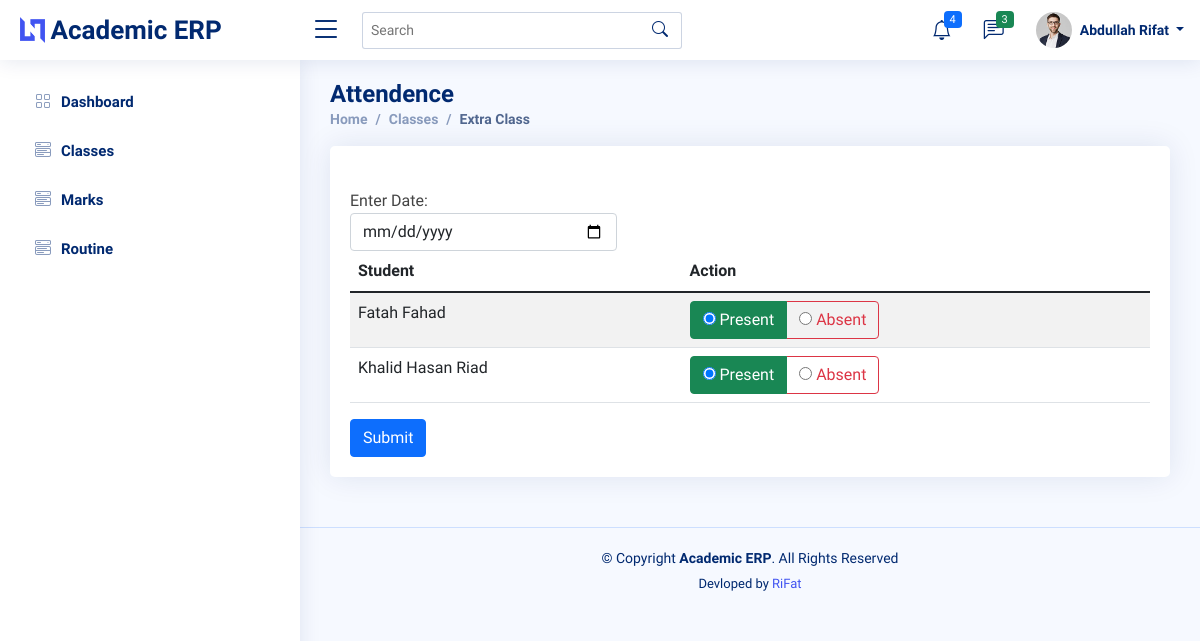
The app's page /teacher/17/Extra_class/ (signed in) with its own data.
### backend/models.py (models this page shows, shortened)
class User(AbstractUser):
    @property
    def is_teacher(self):
        if hasattr(self, 'teacher'):
            return True
        return False

class Teacher(models.Model):
    user = models.OneToOneField(User, on_delete=models.CASCADE, null=True)
    id = models.CharField(primary_key=True, max_length=100)
    dept = models.ForeignKey(Dept, on_delete=models.CASCADE, default=1)
    name = models.CharField(max_length=100)
    sex = models.CharField(max_length=50, choices=sex_choice, default='Male')
    DOB = models.DateField(default='1980-01-01')
    def __str__(self):
        return self.name

class Student(models.Model):
    user = models.OneToOneField(User, on_delete=models.CASCADE, null=True)
    class_id = models.ForeignKey(Class, on_delete=models.CASCADE, default=1)
    USN = models.CharField(primary_key='True', max_length=100)
    name = models.CharField(max_length=200)
    sex = models.CharField(max_length=50, choices=sex_choice, default='Male')
    DOB = models.DateField(default='1998-01-01')

### backend/views.py (the view)
# urls.py: path('teacher/<int:assign_id>/Extra_class/', views.extra_class, name='extra_class'),
@login_required()
def extra_class(request, assign_id):
    ass = get_object_or_404(Assign, id=assign_id)
    c = ass.class_id
    context = {
        'ass': ass,
        'c': c,
    }
    return render(request, 'teacher/extra_class.html', context)

### backend/templates/teacher/extra_class.html (shortened to what this page needs)
{% extends '../asset/base.html' %}
{% load static %}
{% block content %}
<main id="main" class="main">
    <div class="pagetitle">
      <h1>Attendence</h1>
      <nav>
        <ol class="breadcrumb">
          <li class="breadcrumb-item"><a href="{% url 'backend:dashboard' %}">Home</a></li>
          <li class="breadcrumb-item active"><a href="{% url 'backend:classes' request.user.teacher.id 1 %}">Classes</a></li>
          <li class="breadcrumb-item active">Extra Class</li>
        </ol>
      </nav>
    </div>
    <section class="section dashboard">
      <div class="row">
        <div class="col-lg-12">
            <div class="card">
              <div class="card-body">
                <h5 class="card-title"></h5>
                <form action="{% url 'backend:e_confirm' ass.id %}" method="post">
                <div class="col-md-4">
                    <label for="date">Enter Date: </label>
                    <input class="form-control" type="date" name="date">
                </div>
                <table class="table table-striped">
                  <thead>
                    <tr>
                      <th scope="col">Student</th>
                      <th scope="col">Action</th>
                    </tr>
                  </thead>
                  <tbody>
                    {% if c.student_set.all %}
                    {% for s in c.student_set.all %}
                    <tr>
                    <td>{{s.name}}</td>
                    <td>
                        <div class="btn-group btn-group-toggle" data-toggle="buttons">
                                <label class="btn btn-outline-success active">
                                    <input type="radio" name="{{ s.USN }}" id="option1" autocomplete="off" value="present" checked> Present
                                </label>
                                <label class="btn btn-outline-danger">
                                    <input type="radio" name="{{ s.USN }}" id="option2" autocomplete="off" value="absent"> Absent
                                </label>
                        </div>
                    </td>
                    </tr>
                    {% endfor %}
                  {% else %}
                    <tr>
                      <td>No student in this class</td>
                      <td></td>
                    </tr>
                  {% endif %}
                  </tbody>
                </table>
                <input class="btn btn-primary" type="submit" value="Submit">
              </form>
              </div>
            </div>
        </div>
      </div>
    </section>
  </main>
{% endblock %}

### backend/templates/asset/header.html (shortened to what this page needs)
  {% load static %}
  <header id="header" class="header fixed-top d-flex align-items-center">
    <div class="d-flex align-items-center justify-content-between">
      <a href="index.html" class="logo d-flex align-items-center">
        <img src="{% static 'assets/img/logo.png' %}" alt="">
        <span class="d-none d-lg-block">Academic ERP</span>
      </a>
      <i class="bi bi-list toggle-sidebar-btn"></i>
    </div>
    <div class="search-bar">
      <form class="search-form d-flex align-items-center" method="POST" action="#">
        <input type="text" name="query" placeholder="Search" title="Enter search keyword">
        <button type="submit" title="Search"><i class="bi bi-search"></i></button>
      </form>
    </div>
    <nav class="header-nav ms-auto">
      <ul class="d-flex align-items-center">
        <li class="nav-item dropdown">
          <a class="nav-link nav-icon" href="#" data-bs-toggle="dropdown">
            <i class="bi bi-bell"></i>
            <span class="badge bg-primary badge-number">4</span>
          </a>
        </li>
        <li class="nav-item dropdown">
          <a class="nav-link nav-icon" href="#" data-bs-toggle="dropdown">
            <i class="bi bi-chat-left-text"></i>
            <span class="badge bg-success badge-number">3</span>
          </a>
        </li>
        <li class="nav-item dropdown pe-3">
          <a class="nav-link nav-profile d-flex align-items-center pe-0" href="#" data-bs-toggle="dropdown">
            <img src="{% static 'assets/img/profile-img.jpg' %}" alt="Profile" class="rounded-circle">
            <span class="d-none d-md-block dropdown-toggle ps-2">
              {% if request.user.is_teacher %}
                  {{request.user.teacher}}
                {% elif request.user.is_student %}
                  {{request.user.student}}
                {% endif %}
            </span>
          </a>
            </li>
          </ul>
    </nav>
  </header>

### static/assets/css/style.css (style rules this page uses)
:root { scroll-behavior: smooth; }
body { font-family: "Open Sans", sans-serif; background: #f6f9ff; color: #444444; }
a { color: #4154f1; text-decoration: none; }
h1, h2, h3, h4, h5, h6 { font-family: "Nunito", sans-serif; }
#main { margin-top: 60px; padding: 20px 30px; transition: all 0.3s; }
.pagetitle { margin-bottom: 10px; }
.pagetitle h1 { font-size: 24px; margin-bottom: 0; font-weight: 600; color: #012970; }
.card { margin-bottom: 30px; border: none; border-radius: 5px; box-shadow: 0px 0 30px rgba(1, 41, 112, 0.1); }
.card-title { padding: 20px 0 15px 0; font-size: 18px; font-weight: 500; color: #012970; font-family: "Poppins", sans-serif; }
.card-body { padding: 0 20px 20px 20px; }
.breadcrumb { font-size: 14px; font-family: "Nunito", sans-serif; color: #899bbd; font-weight: 600; }
.breadcrumb a { color: #899bbd; transition: 0.3s; }
.breadcrumb .breadcrumb-item::before { color: #899bbd; }
.breadcrumb .active { color: #51678f; font-weight: 600; }
.logo { line-height: 1; }
@media (min-width: 1200px) { .logo { width: 280px; } }
.logo img { max-height: 26px; margin-right: 6px; }
.logo span { font-size: 26px; font-weight: 700; color: #012970; font-family: "Nunito", sans-serif; }
.header { transition: all 0.5s; z-index: 997; height: 60px; box-shadow: 0px 2px 20px rgba(1, 41, 112, 0.1); background-color: #fff; padding-left: 20px; }
.header .toggle-sidebar-btn { font-size: 32px; padding-left: 10px; cursor: pointer; color: #012970; }
.header .search-bar { min-width: 360px; padding: 0 20px; }
.header .search-form { width: 100%; }
.header .search-form input { border: 0; font-size: 14px; color: #012970; border: 1px solid rgba(1, 41, 112, 0.2); padding: 7px 38px 7px 8px; border-radius: 3px; transition: 0.3s; width: 100%; }
.header .search-form button { border: 0; padding: 0; margin-left: -30px; background: none; }
.header .search-form button i { color: #012970; }
.header-nav ul { list-style: none; }
.header-nav > ul { margin: 0; padding: 0; }
.header-nav .nav-icon { font-size: 20px; color: #012970; }
.header-nav .nav-profile { color: #012970; }
.header-nav .nav-profile img { max-height: 36px; }
.header-nav .nav-profile span { font-size: 14px; font-weight: 600; }
.header-nav .badge-number { position: absolute; inset: 4px 6px auto auto; font-weight: normal; font-size: 11px; padding: 3px 6px; }
@media (min-width: 1200px) { #main, #footer { margin-left: 300px; } }

### records on screen
User: user.teacher "Abdullah Rifat"
Student: name "Fatah Fahad"
Student: name "Khalid Hasan Riad"
